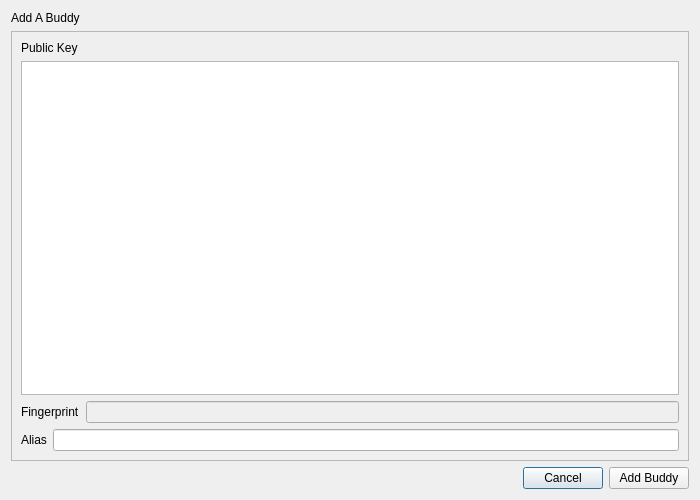
<?xml version="1.0" encoding="UTF-8"?>
<ui version="4.0">
 <class>AddBuddy</class>
 <widget class="QDialog" name="AddBuddy">
  <property name="geometry">
   <rect>
    <x>0</x>
    <y>0</y>
    <width>700</width>
    <height>500</height>
   </rect>
  </property>
  <property name="windowTitle">
   <string>Dialog</string>
  </property>
  <layout class="QVBoxLayout" name="verticalLayout_2">
   <item>
    <widget class="QLabel" name="label_3">
     <property name="text">
      <string>Add A Buddy</string>
     </property>
    </widget>
   </item>
   <item>
    <widget class="QFrame" name="frame">
     <property name="frameShape">
      <enum>QFrame::StyledPanel</enum>
     </property>
     <property name="frameShadow">
      <enum>QFrame::Raised</enum>
     </property>
     <layout class="QVBoxLayout" name="verticalLayout">
      <item>
       <widget class="QLabel" name="label">
        <property name="text">
         <string>Public Key</string>
        </property>
       </widget>
      </item>
      <item>
       <widget class="QPlainTextEdit" name="plainTextEdit"/>
      </item>
      <item>
       <layout class="QHBoxLayout" name="horizontalLayout_2">
        <item>
         <widget class="QLabel" name="label_4">
          <property name="text">
           <string>Fingerprint</string>
          </property>
         </widget>
        </item>
        <item>
         <widget class="QLineEdit" name="fpLine">
          <property name="enabled">
           <bool>false</bool>
          </property>
         </widget>
        </item>
       </layout>
      </item>
      <item>
       <layout class="QHBoxLayout" name="horizontalLayout_3">
        <item>
         <widget class="QLabel" name="label_2">
          <property name="text">
           <string>Alias</string>
          </property>
         </widget>
        </item>
        <item>
         <widget class="QLineEdit" name="lineEdit"/>
        </item>
       </layout>
      </item>
     </layout>
    </widget>
   </item>
   <item>
    <layout class="QHBoxLayout" name="horizontalLayout">
     <item>
      <spacer name="horizontalSpacer">
       <property name="orientation">
        <enum>Qt::Horizontal</enum>
       </property>
       <property name="sizeHint" stdset="0">
        <size>
         <width>40</width>
         <height>20</height>
        </size>
       </property>
      </spacer>
     </item>
     <item>
      <widget class="QPushButton" name="pushButton_2">
       <property name="text">
        <string>Cancel</string>
       </property>
      </widget>
     </item>
     <item>
      <widget class="QPushButton" name="pushButton">
       <property name="text">
        <string>Add Buddy</string>
       </property>
      </widget>
     </item>
    </layout>
   </item>
  </layout>
 </widget>
 <resources/>
 <connections/>
</ui>
